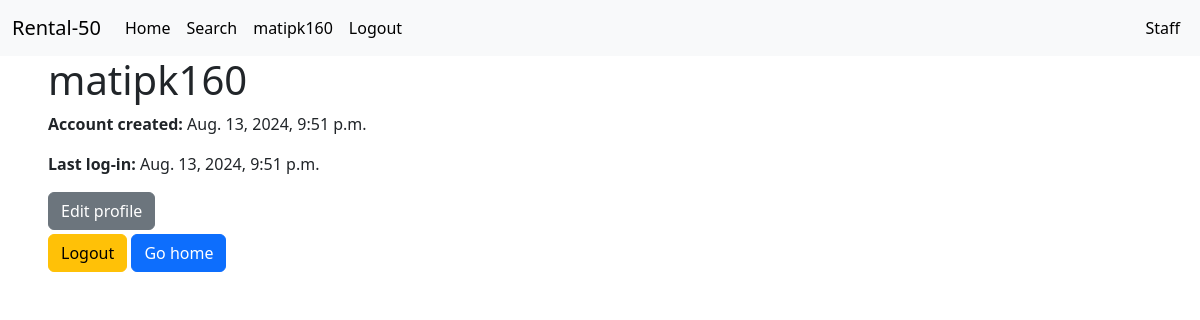
The app's page /profile/matipk160 with its own data.
### car_rental/models.py (models this page shows, shortened)
class User(AbstractUser):
    groups = models.ManyToManyField(Group, related_name="car_rental_users", blank=True)
    user_permissions = models.ManyToManyField(Permission, related_name="car_rental_users")
    email = models.EmailField()
    phone_number = models.CharField(max_length=10)
    address = models.CharField(max_length=255)
    CP = models.CharField(max_length=5)
    city = models.CharField(max_length=64)

### car_rental/views.py (the view)
# urls.py: path("profile/<str:username>", views.profile, name="profile"),
def profile(request, username):
    user = get_object_or_404(User, username=username)
    bookings = Booking.objects.filter(user=user)
    return render(request, 'car_rental/profile.html', {
        'user': user,
        'bookings': bookings,
    })

### car_rental/templates/car_rental/profile.html
{% extends 'car_rental/layout.html' %}
{% block body %}
<div class="mx-5">
    <h1>{{ user.username }}</h1>
    <p><b>Account created:</b> {{ user.date_joined }}</p>
    <p><b>Last log-in:</b> {{ user.last_login }}</p>
    {% if user.is_authenticated %}
    <a href="{% url 'edit_profile' user.username %}" class="btn btn-secondary mb-1">Edit profile</a>
    <br>
    <a href="{% url 'logout' %}" class="btn btn-warning">Logout</a>
    {% endif %}
    <a href="{% url 'index' %}" class="btn btn-primary">Go home</a>
</div>
{% endblock %}

### car_rental/templates/car_rental/layout.html (shortened to what this page needs)
{% load static %}
<!DOCTYPE html>
<html lang="en">
    <head>
        <link rel="stylesheet" href="{% static 'car_rental/styles.css' %}">
        <link href="https://cdn.jsdelivr.net/npm/bootstrap@5.3.0/dist/css/bootstrap.min.css" rel="stylesheet">
    </head>
    <body>
        <header>
            <nav class="navbar navbar-expand-lg navbar-light bg-light">
                <div class="container-fluid">
                  <a class="navbar-brand" href="{% url 'index' %}">Rental-50</a>
                  <div class="collapse navbar-collapse" id="navbarSupportedContent">
                    <ul class="navbar-nav me-auto mb-2 mb-lg-0">
                      <li class="nav-item">
                        <a class="nav-link active" aria-current="page" href="{% url 'landing' %}">Home</a>
                      </li>
                      <li class="nav-item">
                        <a class="nav-link active" href="{% url 'index' %}">Search</a>
                      </li>
                      {% if user.is_authenticated %}
                      <li class="nav-item">
                        <a class="nav-link active" href="{% url 'profile' user.username %}">{{ user.username }}</a>
                      </li>
                      <li class="nav-item">
                        <a class="nav-link active" href="{% url 'logout' %}">Logout</a>
                      </li>
                      {% endif %}
                    </ul>
                    <ul class="navbar-nav">
                      {% if user.is_staff %}
                        <li class="nav-item">
                          <a class="nav-link active" href="{% url 'staff' %}">Staff</a>
                        </li>
                      {% endif %}
                    </ul>
                  </div>
                </div>
              </nav>
        </header>
        <main>
            <div class="body">
                {% block body %}
                {% endblock %}
            </div>
        </main>
    </body>
</html>

### records on screen
User: username "matipk160", date_joined "Aug. 13, 2024, 9:51 p.m.", last_login "Aug. 13, 2024, 9:51 p.m."
